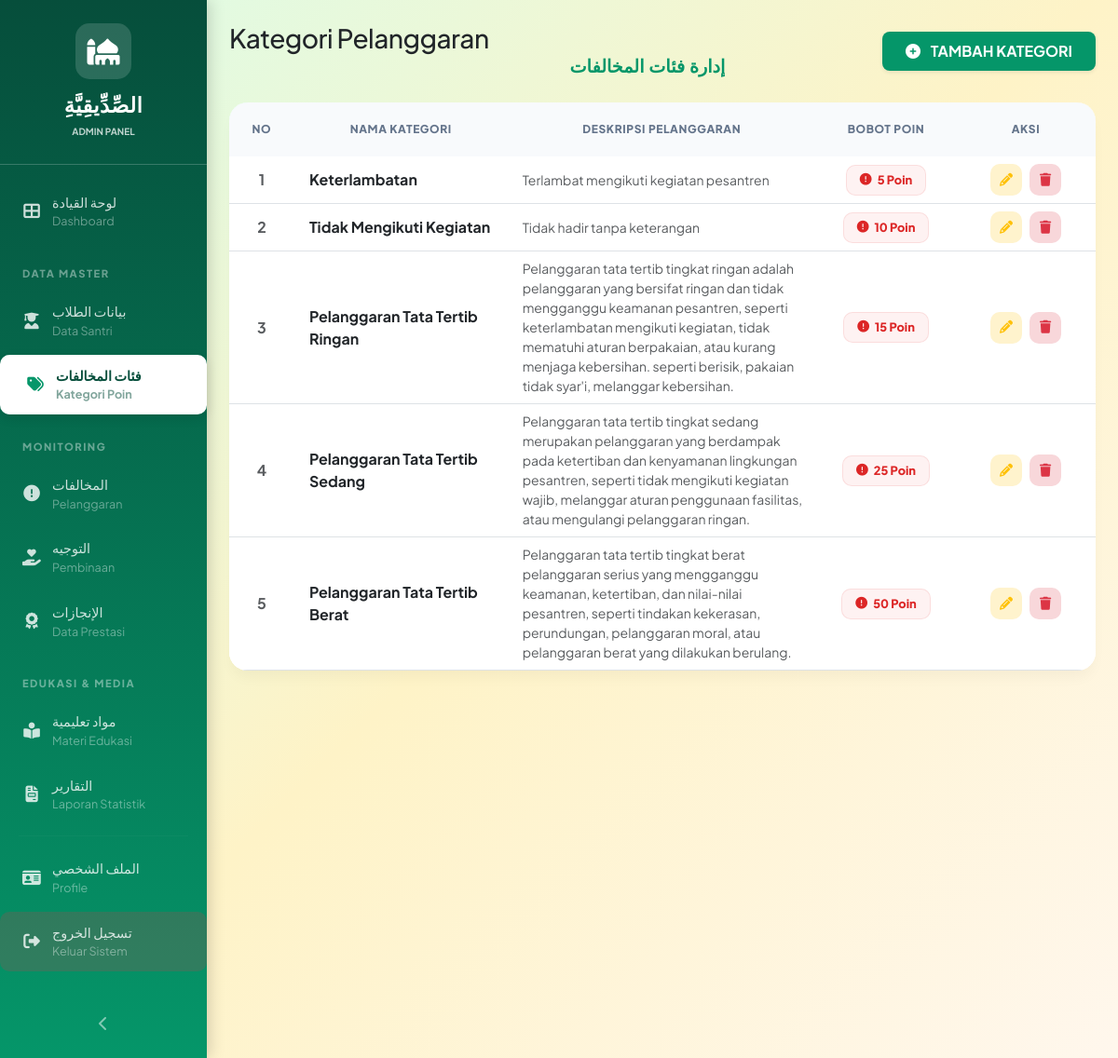
Screenshot of /admin/kategori_pelanggaran.php (signed in) with the database file from the repository.
### tables this page shows
CREATE TABLE `kategori_pelanggaran` (
  `id` int(11) NOT NULL,
  `nama_kategori` varchar(100) NOT NULL,
  `deskripsi` text DEFAULT NULL,
  `poin_pelanggaran` int(11) DEFAULT 0,
  `created_at` timestamp NOT NULL DEFAULT current_timestamp()
);

### admin/kategori_pelanggaran.php (the view, shortened to what this page needs)
<?php
require_once '../config.php';
$query_kategori = mysqli_query($conn, "SELECT * FROM kategori_pelanggaran ORDER BY poin_pelanggaran ASC");
include '../includes/header.php';
?>
<div class="d-flex" id="wrapper">
    <?php include '../includes/sidebar_admin.php'; ?>
    <div class="flex-grow-1" id="content-wrapper">
        <div class="container-fluid px-4 py-4">
            <div class="row align-items-center mb-4">
                <div class="col-md-7">
                    <h3 class="fw-800 text-dark mb-0" style="letter-spacing: -0.5px;">Kategori Pelanggaran</h3>
                    <p class="text-emerald fw-bold font-arab mb-0" style="font-size: 1.2rem;" dir="rtl">إدارة فئات المخالفات</p>
                </div>
                <div class="col-md-5 text-md-end mt-3 mt-md-0">
                    <button class="btn bg-emerald text-white shadow-sm px-4 py-2 fw-bold rounded-3" data-bs-toggle="modal" data-bs-target="#modalTambah">
                        <i class="fas fa-plus-circle me-2"></i> TAMBAH KATEGORI
                    </button>
                </div>
            </div>
            <div class="card card-modern overflow-hidden">
                <div class="table-responsive">
                    <table class="table table-hover align-middle mb-0">
                        <thead>
                            <tr>
                                <th width="70">NO</th>
                                <th>NAMA KATEGORI</th>
                                <th>DESKRIPSI PELANGGARAN</th>
                                <th width="150">BOBOT POIN</th>
                                <th width="150">AKSI</th>
                            </tr>
                        </thead>
                        <tbody>
                            <?php
                            $no = 1;
                            if (mysqli_num_rows($query_kategori) > 0):
                                while ($row = mysqli_fetch_assoc($query_kategori)):
                                    $jsonData = htmlspecialchars(json_encode($row), ENT_QUOTES, 'UTF-8');
                            ?>
                            <tr>
                                <td class="text-center text-muted fw-bold"><?= $no++; ?></td>
                                <td><div class="fw-bold text-dark ps-2"><?= $row['nama_kategori']; ?></div></td>
                                <td><div class="text-muted small ps-2" style="max-width: 400px;"><?= $row['deskripsi']; ?></div></td>
                                <td class="text-center">
                                    <div class="badge-poin">
                                        <i class="fas fa-exclamation-circle"></i>
                                        <span><?= $row['poin_pelanggaran']; ?> Poin</span>
                                    </div>
                                </td>
                                <td class="text-center">
                                    <div class="d-flex justify-content-center gap-2">
                                        <button type="button" class="btn-action bg-warning-subtle text-warning" title="Edit" onclick='editKategori(<?= $jsonData; ?>)'>
                                            <i class="fas fa-pencil-alt fa-sm"></i>
                                        </button>
                                        <a href="?hapus=<?= $row['id']; ?>" class="btn-action bg-danger-subtle text-danger" title="Hapus" onclick="return confirm('Apakah Anda yakin ingin menghapus kategori ini?')">
                                            <i class="fas fa-trash fa-sm"></i>
                                        </a>
                                    </div>
                                </td>
                            </tr>
                            <?php endwhile; else: ?>
                            <tr><td colspan="5" class="text-center py-5 text-muted">Belum ada data kategori.</td></tr>
                            <?php endif; ?>
                        </tbody>
                    </table>
                </div>
            </div>
        </div>
    </div>
</div>
<?php include '../includes/footer.php'; ?>

### includes/header.php (style rules this page uses)
:root { --primary-green: #86efac; --secondary-green: #4ade80; --dark-green: #16a34a; --light-green: #dcfce7; --cream: #fef3c7; }
body { background: linear-gradient(135deg, var(--light-green) 0%, var(--cream) 50%, #fff7ed 100%); font-family: 'Segoe UI', Tahoma, Geneva, Verdana, sans-serif; }
.card { border: 2px solid var(--light-green); box-shadow: 0 2px 15px rgba(0, 0, 0, 0.05); border-radius: 10px; margin-bottom: 20px; }
.table { background: white; }
.table thead { background: linear-gradient(135deg, var(--light-green) 0%, var(--cream) 100%); }
.table thead th { color: var(--dark-green); font-weight: 600; border-bottom: 2px solid var(--primary-green); }

### admin/kategori_pelanggaran.php (style rules this page uses)
* { font-family: 'Plus Jakarta Sans', sans-serif; }
body { background-color: #f8fafc; color: #1e293b; }
.font-arab { font-family: 'Amiri', serif !important; }
.bg-emerald { background-color: #059669 !important; }
.text-emerald { color: #059669 !important; }
.card-modern { border: none; border-radius: 20px; box-shadow: 0 10px 15px -3px rgba(0, 0, 0, 0.04); background: white; }
.btn-action { width: 34px; height: 34px; display: inline-flex; align-items: center; justify-content: center; border-radius: 10px; transition: all 0.2s; border: none; text-decoration: none; cursor: pointer; }
.table thead th { background-color: #f8fafc; text-transform: uppercase; font-size: 0.75rem; letter-spacing: 0.05em; color: #64748b; padding: 1.25rem; border: none; font-weight: 800; text-align: center; }
.badge-poin { background-color: #fef2f2; color: #dc2626; font-weight: 800; border-radius: 10px; padding: 6px 14px; font-size: 0.8rem; display: inline-flex; align-items: center; gap: 6px; border: 1px solid rgba(220, 38, 38, 0.1); }

### rows the page displays
kategori_pelanggaran: nama_kategori "Keterlambatan", deskripsi "Terlambat mengikuti kegiatan pesantren", poin_pelanggaran "5"
kategori_pelanggaran: nama_kategori "Tidak Mengikuti Kegiatan", deskripsi "Tidak hadir tanpa keterangan", poin_pelanggaran "10"
kategori_pelanggaran: nama_kategori "Pelanggaran Tata Tertib Ringan", deskripsi "Pelanggaran tata tertib tingkat ringan adalah pelanggaran yang bersifat ringan dan tidak mengganggu keamanan pesantren, seperti keterlambatan mengikuti kegiatan, tidak mematuhi aturan berpakaian, atau kurang menjaga kebersihan. seperti berisik, pakaian tidak syar'i, melanggar kebersihan.", poin_pelanggaran "15"
kategori_pelanggaran: nama_kategori "Pelanggaran Tata Tertib Sedang", deskripsi "Pelanggaran tata tertib tingkat sedang merupakan pelanggaran yang berdampak pada ketertiban dan kenyamanan lingkungan pesantren, seperti tidak mengikuti kegiatan wajib, melanggar aturan penggunaan fasilitas, atau mengulangi pelanggaran ringan.", poin_pelanggaran "25"
kategori_pelanggaran: nama_kategori "Pelanggaran Tata Tertib Berat", deskripsi "Pelanggaran tata tertib tingkat berat pelanggaran serius yang mengganggu keamanan, ketertiban, dan nilai-nilai pesantren, seperti tindakan kekerasan, perundungan, pelanggaran moral, atau pelanggaran berat yang dilakukan berulang.", poin_pelanggaran "50"
